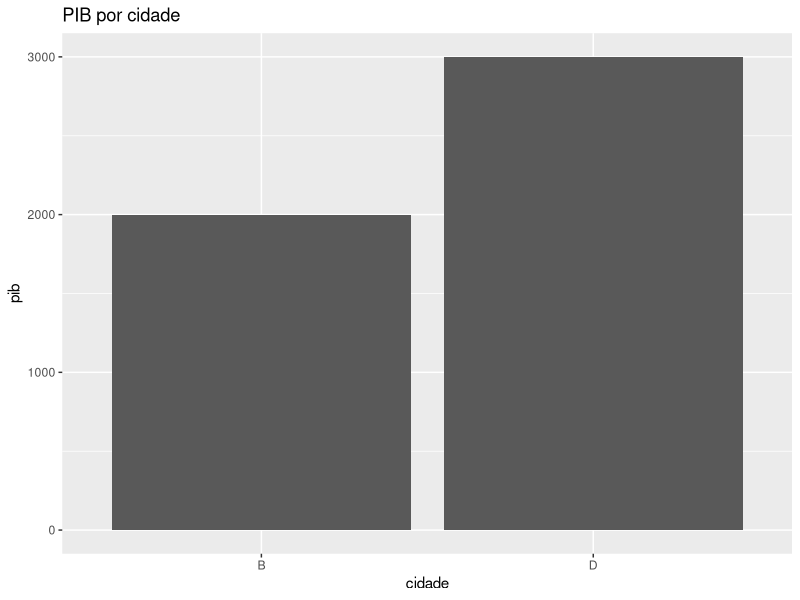

Reproduce this figure in R.

library(ggplot2)

dados <- read.csv("data/processed/dados_clean.csv")

grafico <- ggplot(dados, aes(x = cidade, y = pib)) +
  geom_col() +
  labs(title = "PIB por cidade")

ggsave("outputs/grafico_pib.png", plot = grafico)
